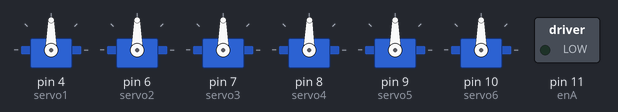
Recording of a sketch running on a simulated Arduino Uno, built with avr-gcc and run on an emulated ATmega328P. On the bench: 6 × servo, switched loads named in the sketch (green lamp = pin HIGH).

Above: at 0.1 s.
At 3.8 s:
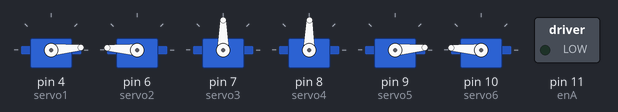
At 5.8 s:
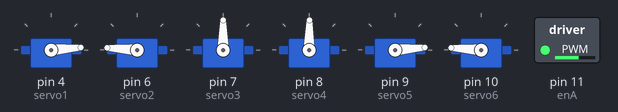
At 13.28 s:
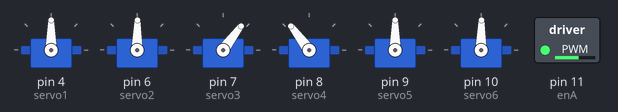
At 21.1 s:
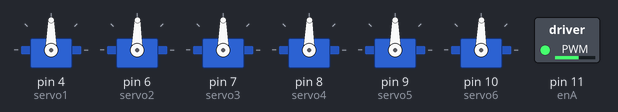
At 35.3 s:
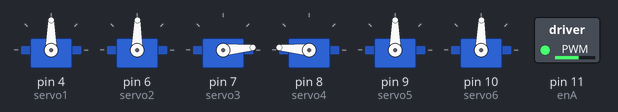
Timing chart, 0 to 36.8 s (numbered marks = the images above):
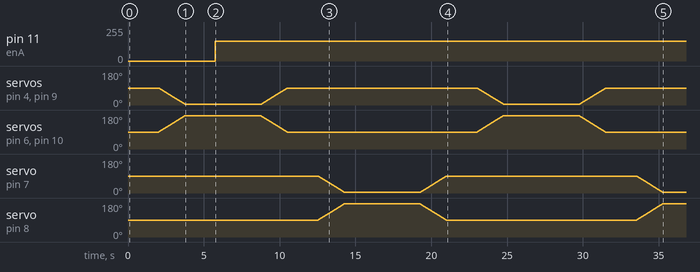

Measured:
- by itself, pin 11 (enA): 0/255 → 150/255 at 5.8 s

The sketch:

Senior_Design_Project_Climbing_Robot_Code.ino
```cpp
//Program written for Senior Design Project Cal State LA
//Code by Francis Xavier Liri

//Program controls three pairs of claws and a shaft powered by
//a DC motor used to move the robot body up and down a tree


#include <Servo.h>


#define enA 11
#define in1 2
#define in2 5


Servo servo1;
Servo servo2;
Servo servo3;
Servo servo4;
Servo servo5;
Servo servo6;


int sweepTime=20;

int motorSpeed=150;
int rotationDirection=0;
int motorDuration=1000;


int servo_position = 0;
int servo_position2 = 0;

int position_center = 90;
int position_left = 5;
int position_right = 175;

int pair1_status=1;
int pair2_status=0;


int sweep2(unsigned long sweepTime, Servo &servoc, Servo &servod)
{

   int current_positionc=servoc.read();
   int current_positiond=servod.read();


if(pair2_status==1){

  servo_position2=current_positiond;

     for (servo_position = current_positionc;servo_position >= position_left; servo_position -= 1 ){
       servoc.write(servo_position);

      servo_position2=servo_position2+1;
      servod.write(servo_position2);

      delay(sweepTime);
  }

  delay(2000);


  pair2_status=0;


  return 3;
}


if(pair2_status==0) {

servo_position2=current_positiond;
    for (servo_position = current_positionc;servo_position <= position_center; servo_position += 1 ){
       servoc.write(servo_position);

       servo_position2=servo_position2-1;
      servod.write(servo_position2);

      delay(sweepTime);
  }

  delay(2000);


   pair2_status=1;


return 2;
}

}


int sweep1(unsigned long sweepTime, Servo &servoa, Servo &servob,Servo &servoe, Servo &servof)
{

if(pair1_status==1){
  servo_position2=position_center;

  for (servo_position = position_center;servo_position >= position_left; servo_position -= 1 ){
       servoa.write(servo_position);
      servoe.write(servo_position);

      servo_position2=servo_position2+1;
      servob.write(servo_position2);
      servof.write(servo_position2);

      delay(sweepTime);
  }

  delay(2000);


  pair1_status=0;


  return 3;
}

if(pair1_status==0) {
servo_position2=position_right;
  for (servo_position = position_left;servo_position <= position_center; servo_position += 1 ){

     servoa.write(servo_position);
      servoe.write(servo_position);

      servo_position2=servo_position2-1;
      servob.write(servo_position2);
      servof.write(servo_position2);

      delay(sweepTime);
  }
  delay(2000);


pair1_status=1;
return 2;
}

}

void rotateShaft(int mSpeed, int rDirection,int mDuration){

  analogWrite(enA, mSpeed);
  delay(20);


  if(rDirection==0){

    digitalWrite(in1, HIGH);
    digitalWrite(in2, LOW);
    delay(mDuration);


    digitalWrite(in1, LOW);
    digitalWrite(in2, LOW);

  } else {

    digitalWrite(in1, LOW);
    digitalWrite(in2, HIGH);
    delay(mDuration);


    digitalWrite(in1, LOW);
    digitalWrite(in2, LOW);
  }

}

void setup() {

  Serial.begin(9600);

  servo1.attach(4);
  servo2.attach(6);
  servo3.attach(7);
  servo4.attach(8);
  servo5.attach(9);
  servo6.attach(10);

  servo1.write(position_center);
  servo2.write(position_center);
  servo3.write(position_center);
  servo4.write(position_center);
  servo5.write(position_center);
  servo6.write(position_center);


  int pair1_status=1;
  int pair2_status=0;

 int s2 = sweep2(20, servo3, servo4);
 int s1 = sweep1(20, servo1, servo2, servo5, servo6);
     }


void loop(){

int sweeping1, sweeping2;

do
  {

      sweeping1 = 0;
      sweeping2 = 1;

      if(pair2_status==1 && pair1_status==0){

        rotationDirection=0;
        rotateShaft(motorSpeed,rotationDirection,motorDuration);
         delay(2000);
      }


      sweeping1 += sweep1(20, servo1, servo2, servo5, servo6);
      sweeping2 += sweep2(20, servo3, servo4);

      if(pair2_status==0 && pair1_status==1){

        rotationDirection=1;
        rotateShaft(motorSpeed,rotationDirection,motorDuration);
         delay(2000);
      }

       sweeping2 += sweep2(20, servo3, servo4);
      sweeping1 += sweep1(20, servo1, servo2, servo5, servo6);


   } while (sweeping1 > 5 && sweeping2 > 5);


}
```
